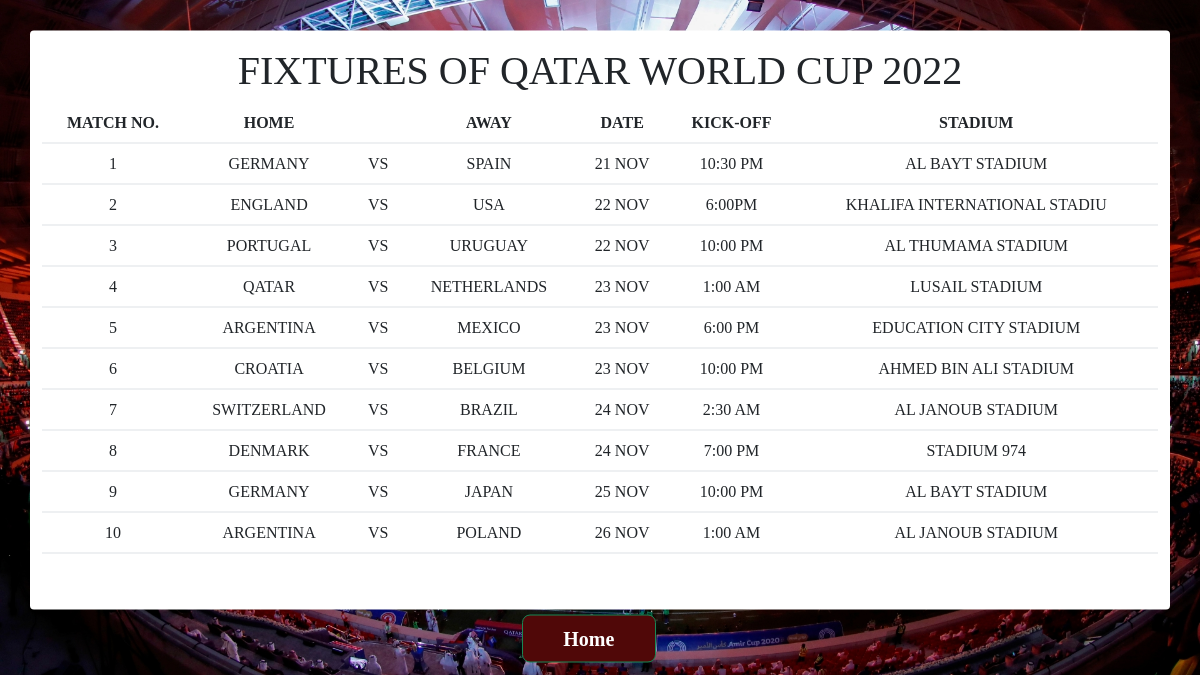
Screenshot of /match.php with the database file from the repository.
### tables this page shows
CREATE TABLE `matches` (
  `Home` varchar(100) NOT NULL,
  `match` int(100) NOT NULL,
  `Away` varchar(100) NOT NULL,
  `faces` varchar(100) NOT NULL,
  `dates` varchar(100) NOT NULL,
  `Kick` varchar(100) NOT NULL,
  `Stadium` varchar(100) NOT NULL
);

### match.php (the view, shortened to what this page needs)
<?php require_once ("config.php");
?>
<!DOCTYPE HTML>
<html>
    <head>
        <link rel="stylesheet" href="matches.css">
        <link href="https://cdn.jsdelivr.net/npm/bootstrap@5.2.0/dist/css/bootstrap.min.css" rel="stylesheet">
    </head>
    <body >
        <div class="container" style="font-family:'myFirstFont';">
            <h1>Fixtures of Qatar World Cup 2022 </h1>
            <table class="table table strip">
                    <tr>
                        <th>Match no.</th>
                        <th>Home</th>
                        <th></th>
                        <th>Away</th>
                        <th>Date</th>
                        <th>Kick-Off</th>
                        <th>Stadium</th>
                    </tr>
                    <tbody>
                        <?php
                        $sql = "SELECT * FROM matches";
                        $result = $conn->query($sql);
                        while($row = $result->fetch_assoc()) {
                            echo "<tr>
                                <td>" . $row["match"] .    "</td>
                                <td>" .$row["Home"] .   "</td>
                                <td>" .$row["faces"] .   "</td>
                                <td>" .$row["Away"] .   "</td>
                                <td>" . $row["dates"] .    "</td>
                                <td>" . $row["Kick"] .   "</td>
                                <td>" . $row["Stadium"]   . "</td>
                            </tr>";
                        }
                        ?>
                </tbody>
            </table>
            <button class="btn btn-success btn-lg" onclick="location.href='home.php'" type="button" style="width: 12% ; font-weight:bold;font-family:'myFirstFont'; color:white; font: weight 80%; margin-left:-2%; margin-bottom:-10%; background-color:#500808;">
            Home
        </button>
        </div>
    </body>
</html>

### matches.css (style rules this page uses)
* { padding: 0; outline: 0; font-family:'myFirstFont'; text-align: center; }
body { height: 100%; background-image: url(10.jpg); background-size: cover; background-repeat: no-repeat; background-position: fill; }
.container { position: absolute; padding: 16px; top: 40%; left: 50%; transform: translate(-50%,-50%); width: 50%; background-color:hsl(0, 0%, 100%); text-align: center; border-radius: 4px; text-transform: uppercase; text-align: center; }

### rows the page displays
matches: match "1", Home "GERMANY", faces "VS", Away "SPAIN", dates "21 NOV", Kick "10:30 PM", Stadium "AL BAYT STADIUM"
matches: match "2", Home "ENGLAND", faces "VS", Away "USA", dates "22 NOV", Kick "6:00PM", Stadium "KHALIFA INTERNATIONAL STADIU"
matches: match "3", Home "PORTUGAL", faces "VS", Away "URUGUAY", dates "22 NOV", Kick "10:00 PM", Stadium "AL THUMAMA STADIUM"
matches: match "4", Home "QATAR", faces "VS", Away "NETHERLANDS", dates "23 NOV", Kick "1:00 AM", Stadium "LUSAIL STADIUM"
matches: match "5", Home "ARGENTINA", faces "VS", Away "MEXICO", dates "23 NOV", Kick "6:00 PM", Stadium "EDUCATION CITY STADIUM"
matches: match "6", Home "CROATIA", faces "VS", Away "BELGIUM", dates "23 NOV", Kick "10:00 PM", Stadium "AHMED BIN ALI STADIUM"
matches: match "7", Home "SWITZERLAND", faces "VS", Away "BRAZIL", dates "24 NOV", Kick "2:30 AM", Stadium "AL JANOUB STADIUM"
matches: match "8", Home "DENMARK", faces "VS", Away "FRANCE", dates "24 NOV", Kick "7:00 PM", Stadium "STADIUM 974"
matches: match "9", Home "GERMANY", faces "VS", Away "JAPAN", dates "25 NOV", Kick "10:00 PM", Stadium "AL BAYT STADIUM"
matches: match "10", Home "ARGENTINA", faces "VS", Away "POLAND", dates "26 NOV", Kick "1:00 AM", Stadium "AL JANOUB STADIUM"
